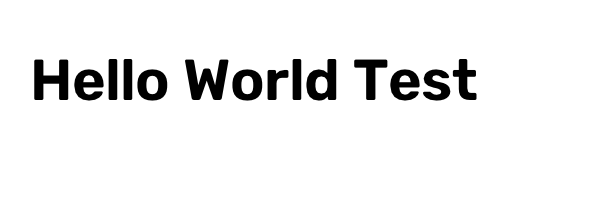
#> input picture backend/test_image.png, 600 x 200 px
$ python -i image_preprocessor.py   (imports and definitions only)   (older library calls are emulated)
#> lines starting #> are read from the running program, lines starting #| are printed output that depends on the picture; after the words box and inside, x2 and y2 are one past the last pixel; in counts of white or black regions, pixels touching at a corner belong together
import cv2
import numpy as np
from typing import Dict, List, Tuple, Optional
from scipy import ndimage
from skimage.filters import threshold_sauvola
import os

class ImagePreprocessor:
    def __init__(self):
        self.quality_metrics = {}
        self.adaptive_params = {}

    def preprocess(self, image_path: str) -> np.ndarray:
#> called with image_path = '../test_image.png'
        if not os.path.exists(image_path):
            raise FileNotFoundError(f"Image not found: {image_path}")

        ext = os.path.splitext(image_path)[1].lower()

        if ext == ".pdf":
            image = self._pdf_to_image(image_path)
        else:
            image = cv2.imread(image_path)
#> image is the input picture: shape (200, 600, 3); min 0, max 255, mean 238.2
            if image is None:
                raise ValueError(f"Could not read image: {image_path}")

        quality = self.analyze_quality(image)
#> in analyze_quality, `blur_score = cv2.Laplacian(gray, cv2.CV_64F).var()`: blur_score = 1308.3
#> in _estimate_noise, `filtered = cv2.filter2D(gray, cv2.CV_64F, M)`:
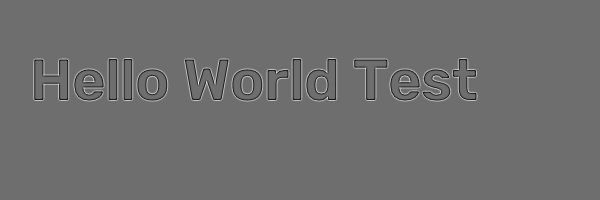
#> filtered: shape (200, 600) float64; min -985, max 1282, mean 0; drawn with min black and max white
#> in _estimate_noise, `noise = np.std(filtered)`: noise = 96.2
#> in analyze_quality, `brightness = np.mean(gray)`: brightness = 238.2
#> in analyze_quality, `contrast = np.std(gray)`: contrast = 61.67
#> in _detect_skew_angle, `edges = cv2.Canny(gray, 50, 150, apertureSize=3)`:
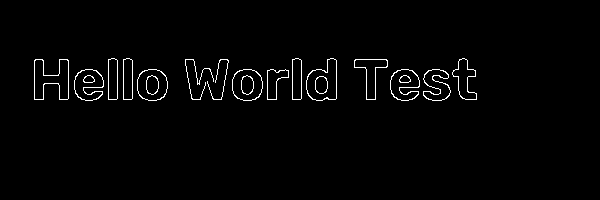
#> edges: shape (200, 600); 1.8% white in thin lines or dots, all inside (x1, y1, x2, y2) = (34, 58, 477, 101)
#> in _detect_skew_angle, `lines = cv2.HoughLinesP(edges, 1, np.pi / 180, threshold=100, minLineL..`: lines = None
#> in analyze_quality, `rotation_score = self._detect_skew_angle(gray)`: rotation_score = 0
#> in analyze_quality, `texture_score = self._compute_texture_score(gray)`: texture_score = 0.137
#> in _detect_shadows, `right_half = gray[:, w // 2:]`:
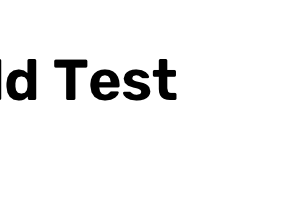
#> right_half: shape (200, 300); min 0, max 255, mean 242.5
#> in _detect_shadows, `left_mean = np.mean(left_half)`: left_mean = 233.9
#> in _detect_shadows, `right_mean = np.mean(right_half)`: right_mean = 242.5
#> in _detect_shadows, `shadow_diff = abs(left_mean - right_mean) / 255.0`: shadow_diff = 0.0338
#> in _detect_shadows, `bottom_half = gray[h // 2:, :]`:
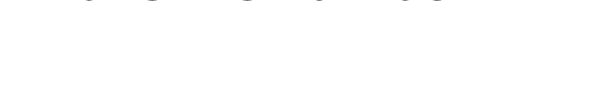
#> bottom_half: shape (100, 600); min 114, max 255, mean 254.9
#> in _detect_shadows, `top_mean = np.mean(top_half)`: top_mean = 221.5
#> in _detect_shadows, `bottom_mean = np.mean(bottom_half)`: bottom_mean = 254.9
#> in _detect_shadows, `vertical_diff = abs(top_mean - bottom_mean) / 255.0`: vertical_diff = 0.131
#> in analyze_quality, `resolution_score = self._estimate_resolution_quality(gray)`: resolution_score = 0.5
#> in _calculate_quality_score, `blur_score = min(blur / 500, 1.0)`: blur_score = 1
#> in _calculate_quality_score, `noise_score = max(0, 1 - noise / 50)`: noise_score = 0
#> in _calculate_quality_score, `brightness_score = 1 - abs(brightness - 127) / 127`: brightness_score = 0.124
#> in _calculate_quality_score, `contrast_score = min(contrast / 64, 1.0)`: contrast_score = 0.964
#> in _calculate_quality_score, `skew_score = max(0, 1 - abs(skew) / 10)`: skew_score = 1
#> in _calculate_quality_score, `texture_score = min(texture * 2, 1.0)`: texture_score = 0.274
#> in _calculate_quality_score, `shadow_score = max(0, 1 - shadow * 2)`: shadow_score = 0.738
#> in _calculate_quality_score, `resolution_score = min(resolution, 1.0)`: resolution_score = 0.5
#> in _calculate_quality_score, `scores = [blur_score, noise_score, brightness_score, contrast_score, s..`: scores = [1, 0, 0.124, 0.964, 1, 0.274, 0.738, 0.5]
#> in analyze_quality, `quality_score = self._calculate_quality_score( blur_score, noise_score..`: quality_score = 0.581
#> quality = 15 items
        self.adaptive_params = self._compute_adaptive_params(quality)

        image = self._fix_rotation(image)
        image = self._remove_shadows(image)
        image = self._correct_perspective(image)
        image = self._normalize_lighting(image)
        image = self._adaptive_denoise(image, quality)
        image = self._multi_stage_sharpen(image, quality)
        image = self._adaptive_binarize(image, quality)

        return image

    # [19 lines left out: function _pdf_to_image, not called in this run]

    def _compute_adaptive_params(self, quality: Dict) -> Dict:
        params = {}

        blur = quality.get("blur_score", 500)
#> blur = 1308.3
        noise = quality.get("noise_score", 25)
#> noise = 96.2
        brightness = quality.get("brightness", 127)
#> brightness = 238.2
        contrast = quality.get("contrast", 64)
#> contrast = 61.67
        skew = quality.get("skew_angle", 0)
#> skew = 0
#> in preprocess, `self.adaptive_params = self._compute_adaptive_params(quality)`: self.adaptive_params = {'denoise_strength': 10, 'sharpen_strength': 1, 'brightness_reduce': True, 'clahe_clip': 2, 'contrast_enhance': False, 'clahe_grid': 8, 'needs_rotation': False, 'skew_angle': 0}

        if blur < 200:
            params["denoise_strength"] = 15
            params["sharpen_strength"] = 1.5
        elif blur < 400:
            params["denoise_strength"] = 10
            params["sharpen_strength"] = 1.2
        else:
            params["denoise_strength"] = 5
            params["sharpen_strength"] = 1.0

        if noise > 30:
            params["denoise_strength"] = min(20, params["denoise_strength"] + 5)

        if brightness < 100:
            params["brightness_boost"] = True
            params["clahe_clip"] = 3.0
        elif brightness > 180:
            params["brightness_reduce"] = True
            params["clahe_clip"] = 2.0
        else:
            params["brightness_boost"] = False
            params["clahe_clip"] = 2.0

        if contrast < 40:
            params["contrast_enhance"] = True
            params["clahe_grid"] = 6
        else:
            params["contrast_enhance"] = False
            params["clahe_grid"] = 8

        params["needs_rotation"] = abs(skew) > 0.5
        params["skew_angle"] = skew

        return params

    def _fix_rotation(self, image: np.ndarray) -> np.ndarray:
        if not self.adaptive_params.get("needs_rotation", True):
            return image

        skew = self.adaptive_params.get("skew_angle", 0)

        if abs(skew) > 0.3:
            h, w = image.shape[:2]
            center = (w // 2, h // 2)
            M = cv2.getRotationMatrix2D(center, skew, 1.0)
            cos = np.abs(M[0, 0])
            sin = np.abs(M[0, 1])
            new_w = int(h * sin + w * cos)
            new_h = int(h * cos + w * sin)
            M[0, 2] += (new_w - w) / 2
            M[1, 2] += (new_h - h) / 2
            image = cv2.warpAffine(image, M, (new_w, new_h),
                                    flags=cv2.INTER_CUBIC,
                                    borderMode=cv2.BORDER_REPLICATE)

        return image

    def _remove_shadows(self, image: np.ndarray) -> np.ndarray:
        if len(image.shape) == 3:
            gray = cv2.cvtColor(image, cv2.COLOR_BGR2GRAY)
        else:
            gray = image

        dilated = cv2.dilate(gray, np.ones((7, 7), np.uint8))
        bg = cv2.medianBlur(dilated, 21)
#> bg: shape (200, 600); every value is 255

        diff = 255 - cv2.absdiff(gray, bg)
        normalized = cv2.normalize(diff, None, 0, 255, cv2.NORM_MINMAX)

        if len(image.shape) == 3:
            b, g, r = cv2.split(image)
            b = cv2.add(b, (normalized - gray))
            g = cv2.add(g, (normalized - gray))
            r = cv2.add(r, (normalized - gray))
            return cv2.merge([b, g, r])

        return normalized

    def _correct_perspective(self, image: np.ndarray) -> np.ndarray:
        gray = cv2.cvtColor(image, cv2.COLOR_BGR2GRAY) if len(image.shape) == 3 else image

        edges = cv2.Canny(gray, 50, 200)
        edges = cv2.dilate(edges, None, iterations=1)
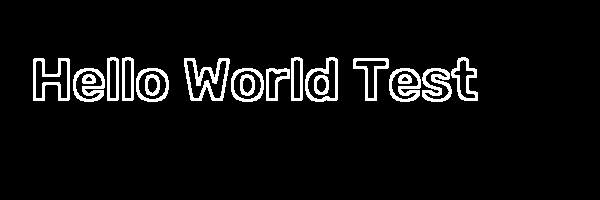
#> edges: shape (200, 600); 5.7% white; 19 white regions, largest, box (x1, y1, x2, y2) and area: (184, 58, 230, 101) 789, (33, 58, 70, 101) 633, (422, 68, 452, 102) 563
        edges = cv2.erode(edges, None, iterations=1)

        contours, _ = cv2.findContours(edges, cv2.RETR_EXTERNAL, cv2.CHAIN_APPROX_SIMPLE)
#> contours = 14 contours; largest, box (x1, y1, x2, y2) and area: (185, 59, 229, 100) 1022, (306, 58, 337, 101) 936, (34, 59, 69, 100) 852, (232, 69, 263, 101) 782, (137, 69, 168, 101) 782

        if not contours:
            return image

        largest = max(contours, key=cv2.contourArea)
#> largest = contour of 86 points, box (x1, y1, x2, y2) (185, 59, 229, 100), area 1022
        area = cv2.contourArea(largest)
#> area = 1022
        img_area = image.shape[0] * image.shape[1]
#> img_area = 120000

        if area < img_area * 0.1:
            return image

        epsilon = 0.02 * cv2.arcLength(largest, True)
        approx = cv2.approxPolyDP(largest, epsilon, True)

        if len(approx) == 4:
            pts = approx.reshape(4, 2).astype(np.float32)
            pts = self._order_points(pts)

            widthA = np.linalg.norm(pts[2] - pts[3])
            widthB = np.linalg.norm(pts[1] - pts[0])
            maxWidth = max(int(widthA), int(widthB))

            heightA = np.linalg.norm(pts[1] - pts[2])
            heightB = np.linalg.norm(pts[0] - pts[3])
            maxHeight = max(int(heightA), int(heightB))

            if maxWidth > 100 and maxHeight > 100:
                dst = np.array([
                    [0, 0],
                    [maxWidth - 1, 0],
                    [maxWidth - 1, maxHeight - 1],
                    [0, maxHeight - 1]
                ], dtype=np.float32)

                M = cv2.getPerspectiveTransform(pts, dst)
                warped = cv2.warpPerspective(image, M, (maxWidth, maxHeight))
                return warped

        return image

    # [12 lines left out: function _order_points, not called in this run]

    def _normalize_lighting(self, image: np.ndarray) -> np.ndarray:
        lab = cv2.cvtColor(image, cv2.COLOR_BGR2LAB)
#> lab: shape (200, 600, 3); mean of channels 0, 1, 2 238.3, 128, 128
        l, a, b = cv2.split(lab)
#> a: shape (200, 600); every value is 128

        clahe_clip = self.adaptive_params.get("clahe_clip", 2.0)
#> clahe_clip = 2
        clahe_grid = self.adaptive_params.get("clahe_grid", 8)
#> clahe_grid = 8

        clahe = cv2.createCLAHE(clipLimit=clahe_clip, tileGridSize=(clahe_grid, clahe_grid))
        l = clahe.apply(l)

        if self.adaptive_params.get("brightness_boost", False):
            l = cv2.convertScaleAbs(l, alpha=1.1, beta=10)

        if self.adaptive_params.get("contrast_enhance", False):
            l = cv2.convertScaleAbs(l, alpha=1.2, beta=0)

        lab = cv2.merge([l, a, b])
#> lab: shape (200, 600, 3); mean of channels 0, 1, 2 238.5, 128, 128
        return cv2.cvtColor(lab, cv2.COLOR_LAB2BGR)

    def _adaptive_denoise(self, image: np.ndarray, quality: Dict) -> np.ndarray:
        strength = self.adaptive_params.get("denoise_strength", 10)
#> strength = 10

        if quality.get("noise_score", 0) > 35:
            image = cv2.fastNlMeansDenoisingColored(image, None, strength, strength, 7, 21)
        elif quality.get("noise_score", 0) > 20:
            image = cv2.fastNlMeansDenoisingColored(image, None, strength // 2, strength // 2, 7, 21)

        return image

    def _multi_stage_sharpen(self, image: np.ndarray, quality: Dict) -> np.ndarray:
        strength = self.adaptive_params.get("sharpen_strength", 1.0)
#> strength = 1

        if strength <= 1.0:
            return image

        gaussian = cv2.GaussianBlur(image, (0, 0), 3)
        unsharp = cv2.addWeighted(image, 1.5 * strength, gaussian, -0.5 * strength, 0)

        kernel = np.array([
            [0, -0.5, 0],
            [-0.5, 3, -0.5],
            [0, -0.5, 0]
        ])
        sharpened = cv2.filter2D(unsharp, -1, kernel * strength)

        return cv2.addWeighted(unsharp, 0.6, sharpened, 0.4, 0)

    def _adaptive_binarize(self, image: np.ndarray, quality: Dict) -> np.ndarray:
        gray = cv2.cvtColor(image, cv2.COLOR_BGR2GRAY) if len(image.shape) == 3 else image

        sauvola_thresh = threshold_sauvola(gray, window_size=25, k=0.2)
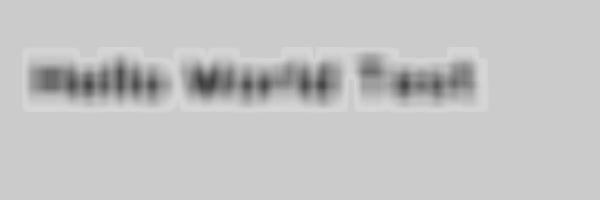
#> sauvola_thresh: shape (200, 600) float64; min 65.07, max 213.7, mean 196
        binary_sauvola = (gray > sauvola_thresh).astype(np.uint8) * 255
#> binary_sauvola: shape (200, 600); 93.4% white; 14 black regions, largest, box (x1, y1, x2, y2) and area: (185, 59, 229, 100) 1008, (34, 59, 68, 100) 876, (307, 59, 336, 101) 744

        binary_adaptive = cv2.adaptiveThreshold(
            gray, 255, cv2.ADAPTIVE_THRESH_GAUSSIAN_C,
            cv2.THRESH_BINARY, 31, 10
        )
#> binary_adaptive: shape (200, 600); 93.5% white; 14 black regions, largest, box (x1, y1, x2, y2) and area: (185, 59, 229, 100) 994, (34, 59, 68, 100) 865, (307, 59, 336, 101) 725

        if quality.get("contrast", 64) < 40:
            _, binary_otsu = cv2.threshold(gray, 0, 255, cv2.THRESH_BINARY + cv2.THRESH_OTSU)
            combined = cv2.bitwise_and(binary_sauvola, binary_adaptive)
            combined = cv2.bitwise_and(combined, binary_otsu)
        else:
            combined = cv2.bitwise_and(binary_sauvola, binary_adaptive)
#> combined: shape (200, 600); 93.3% white; 14 black regions, largest, box (x1, y1, x2, y2) and area: (185, 59, 229, 100) 1009, (34, 59, 68, 100) 876, (307, 59, 336, 101) 744

        kernel = np.ones((2, 2), np.uint8)
        combined = cv2.morphologyEx(combined, cv2.MORPH_CLOSE, kernel)
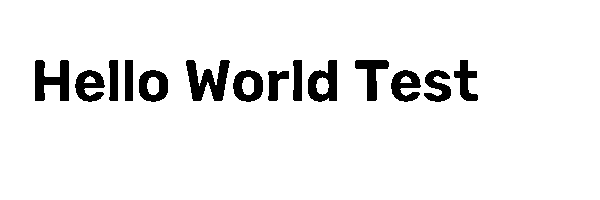
#> combined: shape (200, 600); 93.3% white; 14 black regions, largest, box (x1, y1, x2, y2) and area: (186, 60, 230, 101) 1009, (35, 60, 69, 101) 876, (308, 60, 337, 102) 744

        return cv2.cvtColor(combined, cv2.COLOR_GRAY2BGR)

    def analyze_quality(self, image: np.ndarray) -> Dict:
        gray = cv2.cvtColor(image, cv2.COLOR_BGR2GRAY) if len(image.shape) == 3 else image

        blur_score = cv2.Laplacian(gray, cv2.CV_64F).var()

        noise_score = self._estimate_noise(gray)

        h, w = gray.shape
        aspect_ratio = w / h

        brightness = np.mean(gray)
        contrast = np.std(gray)

        rotation_score = self._detect_skew_angle(gray)

        texture_score = self._compute_texture_score(gray)

        shadow_score = self._detect_shadows(gray)

        resolution_score = self._estimate_resolution_quality(gray)

        quality_score = self._calculate_quality_score(
            blur_score, noise_score, brightness, contrast, rotation_score,
            texture_score, shadow_score, resolution_score
        )

        return {
            "blur_score": float(blur_score),
            "noise_score": float(noise_score),
            "brightness": float(brightness),
            "contrast": float(contrast),
            "aspect_ratio": float(aspect_ratio),
            "skew_angle": float(rotation_score),
            "texture_score": float(texture_score),
            "shadow_score": float(shadow_score),
            "resolution_score": float(resolution_score),
            "overall_quality": quality_score,
            "needs_preprocessing": quality_score < 0.7,
            "recommended_sharpening": blur_score < 300,
            "recommended_denoising": noise_score > 25,
            "recommended_brightening": brightness < 100,
            "recommended_perspective_correction": abs(rotation_score) > 1.0
        }

    def _estimate_noise(self, gray: np.ndarray) -> float:
        h, w = gray.shape
        M = np.array([[-1, -1, -1],
                       [-1,  8, -1],
                       [-1, -1, -1]])

        filtered = cv2.filter2D(gray, cv2.CV_64F, M)
        noise = np.std(filtered)

        return float(noise)

    def _compute_texture_score(self, gray: np.ndarray) -> float:
        sobelx = cv2.Sobel(gray, cv2.CV_64F, 1, 0, ksize=3)
        sobely = cv2.Sobel(gray, cv2.CV_64F, 0, 1, ksize=3)

        magnitude = np.sqrt(sobelx ** 2 + sobely ** 2)

        return float(np.mean(magnitude) / 255.0)

    def _detect_shadows(self, gray: np.ndarray) -> float:
        h, w = gray.shape
        left_half = gray[:, :w // 2]
        right_half = gray[:, w // 2:]

        left_mean = np.mean(left_half)
        right_mean = np.mean(right_half)

        shadow_diff = abs(left_mean - right_mean) / 255.0

        top_half = gray[:h // 2, :]
        bottom_half = gray[h // 2:, :]

        top_mean = np.mean(top_half)
        bottom_mean = np.mean(bottom_half)

        vertical_diff = abs(top_mean - bottom_mean) / 255.0

        return float(max(shadow_diff, vertical_diff))

    def _estimate_resolution_quality(self, gray: np.ndarray) -> float:
        h, w = gray.shape

        if h < 500 or w < 500:
            return 0.5

        scale = 500 / min(h, w)
        resized = cv2.resize(gray, None, fx=scale, fy=scale)

        edges = cv2.Canny(resized, 50, 150)
        edge_density = np.sum(edges > 0) / edges.size

        return float(min(1.0, edge_density * 10))

    def _detect_skew_angle(self, gray: np.ndarray) -> float:
        edges = cv2.Canny(gray, 50, 150, apertureSize=3)

        lines = cv2.HoughLinesP(edges, 1, np.pi / 180,
                                 threshold=100,
                                 minLineLength=100,
                                 maxLineGap=10)

        if lines is None:
            return 0.0

        angles = []
        for line in lines:
            line_coords = line[0] if len(line.shape) > 1 else line
            x1, y1, x2, y2 = line_coords[:4]
            if x2 - x1 != 0:
                angle = np.degrees(np.arctan2(y2 - y1, x2 - x1))
                if abs(angle) < 30:
                    angles.append(angle)

        if not angles:
            return 0.0

        angles_array = np.array(angles)
        median_angle = np.median(angles_array)

        filtered_angles = angles_array[np.abs(angles_array - median_angle) < 5]

        return float(np.median(filtered_angles)) if len(filtered_angles) > 3 else float(median_angle)

    def _calculate_quality_score(self, blur: float, noise: float,
                                  brightness: float, contrast: float,
                                  skew: float, texture: float,
                                  shadow: float, resolution: float) -> float:
        blur_score = min(blur / 500, 1.0)
        noise_score = max(0, 1 - noise / 50)
        brightness_score = 1 - abs(brightness - 127) / 127
        contrast_score = min(contrast / 64, 1.0)
        skew_score = max(0, 1 - abs(skew) / 10)
        texture_score = min(texture * 2, 1.0)
        shadow_score = max(0, 1 - shadow * 2)
        resolution_score = min(resolution, 1.0)

        weights = [0.20, 0.15, 0.15, 0.12, 0.12, 0.10, 0.08, 0.08]
        scores = [blur_score, noise_score, brightness_score, contrast_score,
                  skew_score, texture_score, shadow_score, resolution_score]

        return sum(w * s for w, s in zip(weights, scores))

    # [153 lines left out: functions detect_layout, _classify_region_type, _merge_close_regions, _regions_should_merge, _merge_two_regions, not called in this run]

    def _sort_reading_order(self, regions: List[Dict]) -> List[Dict]:
        return sorted(regions, key=lambda r: (r["bbox"][1], r["bbox"][0]))

    # [259 lines left out: functions create_enhanced_crops, _remove_duplicate_regions, _sort_reading_order, _sort_multi_column_reading_order, detect_table_structure, not called in this run]

>>> result = ImagePreprocessor().preprocess('../test_image.png')
